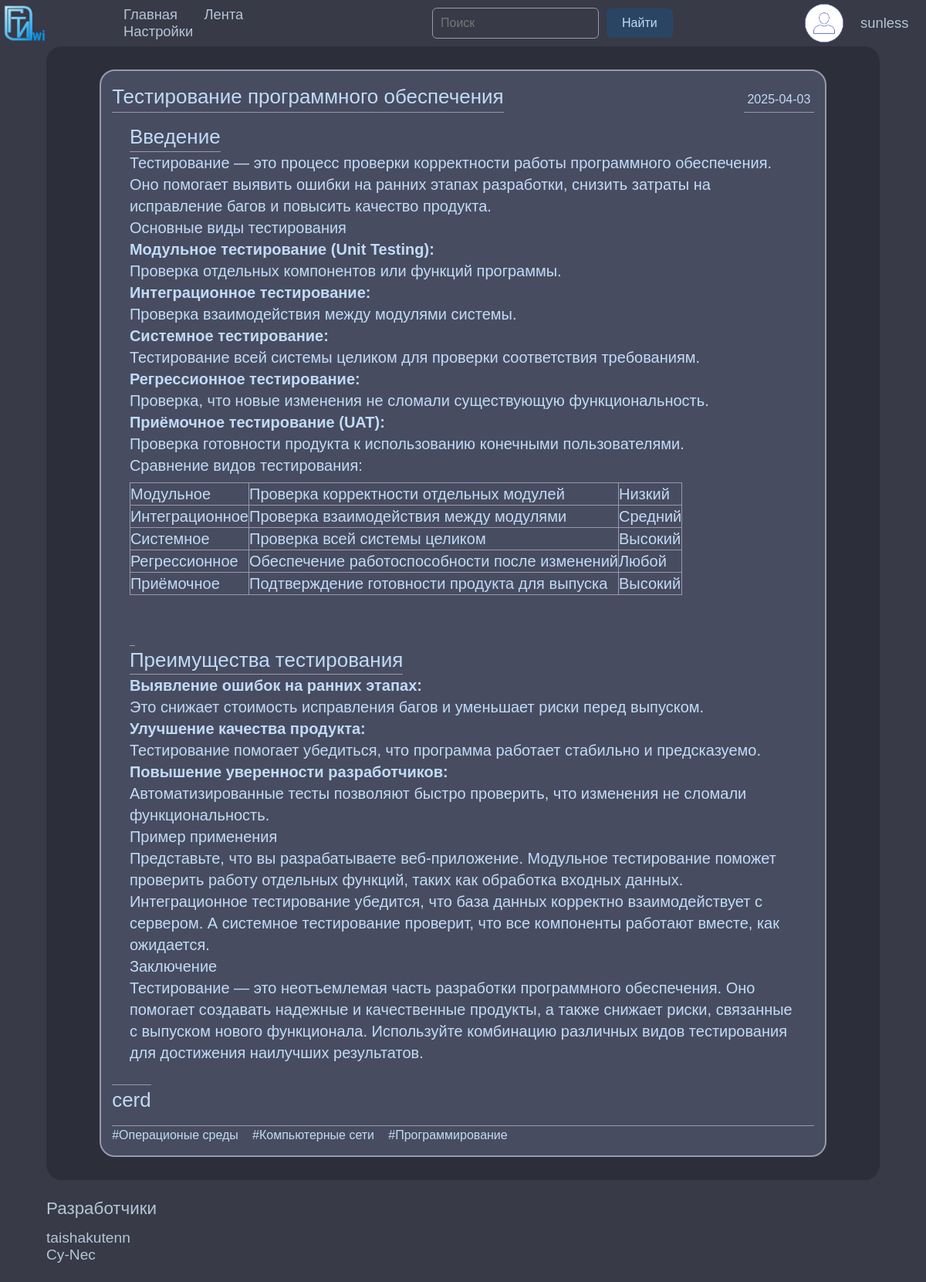
Page /article/12 (signed in) on the committed database.
### data/users.py (models this page shows, shortened)
class User(SqlAlchemyBase, UserMixin):
    __tablename__ = 'users'
    id = sqlalchemy.Column(sqlalchemy.Integer, primary_key=True, autoincrement=True)
    name = sqlalchemy.Column(sqlalchemy.String, nullable=True)
    surname = sqlalchemy.Column(sqlalchemy.String, nullable=True)
    username = sqlalchemy.Column(sqlalchemy.String, index=True, unique=True, nullable=True)
    about = sqlalchemy.Column(sqlalchemy.String, nullable=True)
    binary_avatar = sqlalchemy.Column(sqlalchemy.String, nullable=True)
    email = sqlalchemy.Column(sqlalchemy.String, index=True, unique=True, nullable=True)
    hashed_password = sqlalchemy.Column(sqlalchemy.String, nullable=True)
    role = sqlalchemy.Column(sqlalchemy.String, nullable=True, default="user")
    created_date = sqlalchemy.Column(sqlalchemy.DateTime, default=datetime.date.today)
    articles = orm.relationship("Article", back_populates='user', cascade="all, delete-orphan")
    notifications = orm.relationship("Notification", back_populates='user', cascade="all, delete-orphan")

### data/articles.py (models this page shows, shortened)
class Article(SqlAlchemyBase):
    __tablename__ = 'articles'
    id = sqlalchemy.Column(sqlalchemy.Integer, primary_key=True, autoincrement=True)
    title = sqlalchemy.Column(sqlalchemy.String, nullable=False)  # Заголовок статьи
    preview = sqlalchemy.Column(sqlalchemy.String, nullable=True)  # Краткое описание
    author_id = sqlalchemy.Column(sqlalchemy.Integer, sqlalchemy.ForeignKey('users.id'), nullable=False)  # ID автора
    created_date = sqlalchemy.Column(sqlalchemy.DateTime, default=datetime.date.today)  # Дата создания
    updated_date = sqlalchemy.Column(sqlalchemy.DateTime, onupdate=datetime.date.today, nullable=True)  # Дата обновления
    article_text = sqlalchemy.Column(sqlalchemy.String, nullable=False) # Текст статьи
    views = sqlalchemy.Column(sqlalchemy.Integer, default=0, index=True)  # Количество просмотров
    user = orm.relationship('User')
    tags = orm.relationship(
        "NewsToTags",
        back_populates="article"
    )

### data/tags.py (models this page shows)
class Tag(SqlAlchemyBase):
    __tablename__ = 'tags'
    id = sqlalchemy.Column(sqlalchemy.Integer, primary_key=True, autoincrement=True)
    name = sqlalchemy.Column(sqlalchemy.String, nullable=True)
    articles = relationship(
        "NewsToTags",
        back_populates="tag"
    )

### main.py (the view)
@app.route("/article/<int:article_id>")
def article(article_id):
    article = get_article(article_id)
    if not article:
        return "Статья не найдена", 404
    db_sess = db_session.create_session()
    article_to_tags = db_sess.query(NewsToTags).filter(NewsToTags.article_id == article_id).all()
    params = {"article": article,
              "tags": [value.tag.name for count, value in enumerate(article_to_tags) if count < 5],
              "title": article.title}
    return render_template("article.html", **params)

### data/db_session.py (called while the page is built)
def create_session() -> Session:
    global __factory
    return __factory()

### main.py (called while the page is built)
@login_manager.user_loader  # загружаем пользователя при запуске
def load_user(user_id):
    db_sess = db_session.create_session()
    return db_sess.query(User).get(user_id)

@app.context_processor
def inject_user_avatar():
    db_sess = db_session.create_session()
    if current_user.is_authenticated:
        is_creator = db_sess.query(Demand).filter(Demand.user_id == current_user.id).first()
    else:
        is_creator = False
    if current_user.is_authenticated:
        user_avatar = current_user.binary_avatar  # Получаем Base64 строку изображения
    else:
        user_avatar = None  # Если пользователь не авторизован
    return dict(user_avatar=user_avatar, is_creator=is_creator)

### src/article_management.py (called while the page is built)
def get_article(number_article):
    with db_session.create_session() as db_sess:
        articles = db_sess.query(Article).options(joinedload(Article.user)).filter(Article.id == number_article).first()
        return articles

### templates/article.html (shortened to what this page needs)
{% extends "base.html" %}
{% block content %}
  <main class="article-main-block">
    <div class="article-block article-main">
      <div class="info">
        <div class="header">
          <h1 class="title">{{ article.title }}</h1>
          <span class="date">{{ article.created_date.strftime('%Y-%m-%d') }}</span>
        </div>
        <div class="main-text">{{ article.article_text | safe }}</div>
        <div class="author">
          <h1>
            <a href="/account/{{ article.user.username }}">{{ article.user.username }}</a>
          </h1>
        </div>
        <div class="tags-list-footer">
          {% for tag in tags %}
            <p>#{{ tag }}</p>
          {% endfor %}
        </div>
      </div>
    </div>
  </main>
{% endblock %}

### templates/base.html (shortened to what this page needs)
<!DOCTYPE html>
<html lang="ru">
<head>
  <link rel="stylesheet" href="{{ url_for('static', filename='css/base.css')}}">
</head>
<body>
  <header>
    <div class="logo">
      <img src="{{ url_for('static', filename='images/LOGO.png')}}" alt="logo.net">
    </div>
    <nav>
      <a href="/index">Главная</a>
      <a href="/ribbon">Лента</a>
      <a href="/settings">Настройки</a>
    </nav>
    <div class="search_block">
      <form action="/search" method="GET">
        <input type="text" placeholder="Поиск" name="query">
        <button type="submit">Найти</button>
      </form>
    </div>
    {% if current_user.is_authenticated %}
    <div class="account">
      {% if user_avatar %}
    <img alt="avatar.net" style="width: 50px; height: 50px; border-radius: 50%;">
      {% else %}
    <img src="{{ url_for('static', filename='images/stock.png') }}" alt="avatar.net" style="width: 50px; height: 50px; border-radius: 50%;">
      {% endif %}
      <a href="/account"> {{ current_user.username }}</a>
    </div>
    {% endif %}
  </header>
  <main>
    {% block content %}{% endblock %}
  </main>
  <footer>
    <div class="aboutUs">
      <h1>Разработчики</h1>
      <ul>
        <li><a href="https://github.com/taishakutenn">taishakutenn</a></li>
        <li><a href="https://github.com/Cy-Nec">Cy-Nec</a></li>
      </ul>
    </div>
  </footer>
</body>
</html>

### static/css/base.css (style rules this page uses)
main { display: block; margin-left: 5%; margin-right: 5%; padding-top: 10px; padding-bottom: 10px; background-color: var(--background-clr-2); border-radius: 20px; }
main * { border-radius: 20px; }
.article-block .header { margin-top: 0; }
div.article-block { margin-left: .5%; margin-right: .5%; margin-bottom: 3%; padding: 1.5%; word-wrap: break-word; border: 2px solid var(--border-clr); background-color: var(--background-clr-dark); }
.article-block.article-main .info { margin-top: 0; }
div.article-block .header { display: flex; justify-content: space-between; margin-top: 0; }
div.article-block .header h1 { flex-basis: 70%; }
div.article-block .header span { align-self: self-end; }
div.article-block h1 { font-size: 26px; border-bottom: var(--border-std); max-width: fit-content; border-radius: 0; }
div.article-block a { color: var(--text-clr); }
div.article-block .date { font-size: 16px; padding: .5%; border-bottom: var(--border-std); border-radius: 0; }
div.article-block div { margin-top: 13px; line-height: 1.5; font-size: 100%; }
div.tags-list-footer { display: flex; gap: 2%; border-top: var(--border-std); border-radius: 0; }
table, th, td { border: var(--border-std); margin-top: 1%; border-collapse: collapse; border-radius: 0; }
div.article-block.article-main { margin-left: 1.5%; margin-right: 1.5%; margin-top: 1%; margin-bottom: 1%; }
div.article-block.article-main * { color: var(--text-clr); }
div.article-block.article-main h1 { font-size: 26px; }
div.article-block.article-main .author h1 { border-top: var(--border-std); border-bottom: none; margin-top: 1.5%; }
div.article-block.article-main .main-text { line-height: 1.4; font-size: 20px; margin-left: 2.5%; margin-right: 2.5%; }
.info div.author { display: flex; justify-content: space-between; flex-direction: row; }

### static/css/index.css (style rules this page uses)
:root { --background-clr: rgb(244, 245, 250); --background-clr-2: rgb(255, 255, 255); --background-clr-dark: rgb(244, 245, 250); --text-clr: black; --a-hover: rgb(177, 177, 177); --label-clr: rgb(223, 239, 255); --base-text-clr: black; --text-clr-h1: black; --border-clr: rgb(150, 154, 171); --btn-clr: rgb(83, 159, 182); --btn-clr-red: #ff4d4d; --btn-clr-green: rgb(48, 155, 21); --btn-clr-cyan: rgb(83, 159, 182); --border-std: 1px solid rgb(150, 154, 171); --slide-btn-clr: rgb(150, 154, 171); }
[data-theme="dark"] { --background-clr: rgb(56, 58, 71); --background-clr-2: rgb(44, 46, 58); --background-clr-dark: rgb(72, 76, 96); --text-clr: rgb(192, 219, 247); --a-hover: rgb(255, 255, 255); --label-clr: rgb(223, 239, 255); --base-text-clr: rgb(192, 219, 247); --text-clr-h1: rgb(180, 198, 214); --border-clr: rgb(150, 154, 171); --btn-clr: #2a4564; --btn-clr-red: #ff4d4d; --btn-clr-green: rgb(48, 155, 21); --btn-clr-cyan: rgb(83, 159, 182); --border-std: 1px solid rgb(150, 154, 171); --slide-btn-clr: #ccc; }
body { background-color: var(--background-clr); padding: 0; }
* { font-family: 'Gill Sans', 'Gill Sans MT', Calibri, 'Trebuchet MS', sans-serif; }
header { background-color: var(--background-clr); display: flex; justify-content: space-between; align-items: center; }
header * { color: var(--text-clr-h1); }
header a { font-size: 115%; }
header div.account { flex-basis: 15%; display: flex; justify-content: space-evenly; }
header div.account img { width: 18%; height: 18%; border-radius: 50%; }
header div.account a { align-self: center; }
header .logo { flex-basis: 5%; }
header nav { flex-basis: 25%; }
header nav a { margin-right: 10%; }
div.search_block { flex-basis: 30%; }
.search_block form { display: flex; align-items: center; }
.search_block input[type="text"] { width: 60%; padding: 10px; border: 1px solid var(--border-clr); border-radius: 6px; font-size: 100%; outline: none; }
.search_block button[type="submit"] { padding: 10px 20px; background-color: var(--btn-clr); border: none; border-radius: 6px; color: var(--text-clr); font-size: 100%; cursor: pointer; margin-left: 10px; }
footer { background-color: var(--background-clr); display: flex; flex-direction: row; justify-content: space-between; align-items: center; padding: 2%; padding-left: 5%; }
footer * { color: var(--text-clr-h1); }
footer h1 { font-size: 140%; margin-bottom: 10%; }
footer a { font-size: 120%; }

### rows in the picture
User: username "sunless"
Article: title "Тестирование программного обеспечения", created_date "2025-04-03", article_text "Введение Тестирование — это процесс проверки корректности работы программного обеспечения. Оно помогает выявить ошибки на ранних этапах разработки, снизить затраты на исправление багов и повысить качество продукта. Основные виды тестирования Модульное тестирование (Unit Testing): Проверка отдельных компонентов или функций программы. Интеграционное тестирование: Проверка взаимодействия между модулями системы. Системное тестирование: Тестирование всей системы целиком для проверки соответствия требованиям. Регрессионное тестирование: Проверка, что новые изменения не сломали существующую функциональность. Приёмочное тестирование (UAT): Проверка готовности продукта к использованию конечными…"
User: user.username "cerd"
Tag: name "Операционые среды"
Tag: name "Компьютерные сети"
Tag: name "Программирование"
